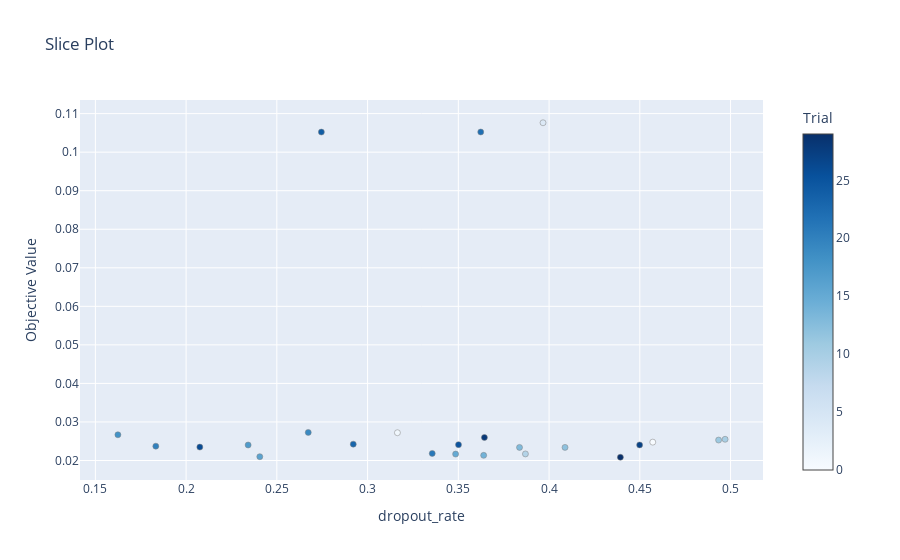

The cell this chart's notebook holds for it:
### Code cell
# Plot slice (example with 'dropout_rate' hyperparameter)
vis.plot_slice(study, params=['dropout_rate'])

### Figure 1 — Plotly figure (JSON) as saved in the notebook; plotly's stock layout.template omitted (floating-point values rounded to 4 significant figures)
{"data": [{"marker": {"color": [0, 1, 4, 9, 10, 11, 12, 13, 14, 15, 16, 17, 18, 19, 20, 21, 22, 23, 24, 25, 26, 27, 28, 29], "colorbar": {"title": {"text": "Trial"}, "x": 1, "xpad": 40}, "colorscale": [[0, "rgb(247,251,255)"], [0.125, "rgb(222,235,247)"], [0.25, "rgb(198,219,239)"], [0.375, "rgb(158,202,225)"], [0.5, "rgb(107,174,214)"], [0.625, "rgb(66,146,198)"], [0.75, "rgb(33,113,181)"], [0.875, "rgb(8,81,156)"], [1, "rgb(8,48,107)"]], "line": {"color": "Grey", "width": 0.5}}, "mode": "markers", "name": "Feasible Trial", "showlegend": false, "type": "scatter", "x": [0.4571, 0.3164, 0.3967, 0.387, 0.497, 0.4934, 0.4088, 0.3837, 0.364, 0.3485, 0.2406, 0.2342, 0.1624, 0.2673, 0.1833, 0.3356, 0.3624, 0.2921, 0.2745, 0.3501, 0.2076, 0.4499, 0.3644, 0.4393], "y": [0.02476, 0.02721, 0.1076, 0.02171, 0.0255, 0.0253, 0.0234, 0.0234, 0.02134, 0.02167, 0.021, 0.02402, 0.02667, 0.02729, 0.02372, 0.02184, 0.1052, 0.02425, 0.1052, 0.02411, 0.02348, 0.02404, 0.02598, 0.02084]}], "layout": {"title": {"text": "Slice Plot"}, "xaxis": {"title": {"text": "dropout_rate"}}, "yaxis": {"title": {"text": "Objective Value"}}}}
